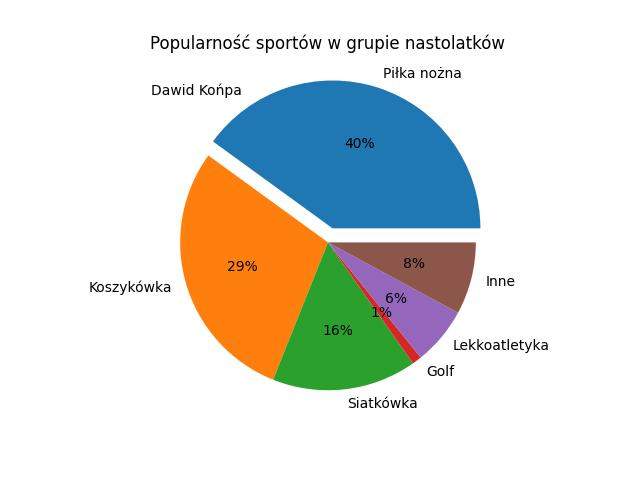

Generate this figure with Python:
import numpy as np
import pandas as pd
import matplotlib.pyplot as plt

df = pd.read_excel("sport.xlsx", header=None)
x = df.iloc[:, 1]
etykiety = df.iloc[:, 0]
plt.pie(x, labels=etykiety, autopct='%1.0f%%', explode=(0.1,0,0,0,0,0))
plt.annotate('Dawid Końpa', [-1.2, 1])
plt.title("Popularność sportów w grupie nastolatków")
plt.savefig("zad2.jpg", format='jpg')
plt.show()
